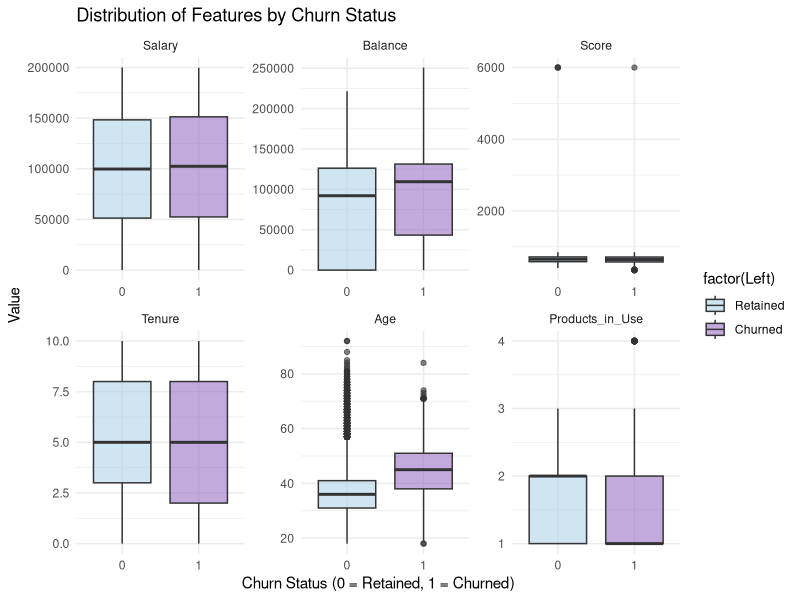
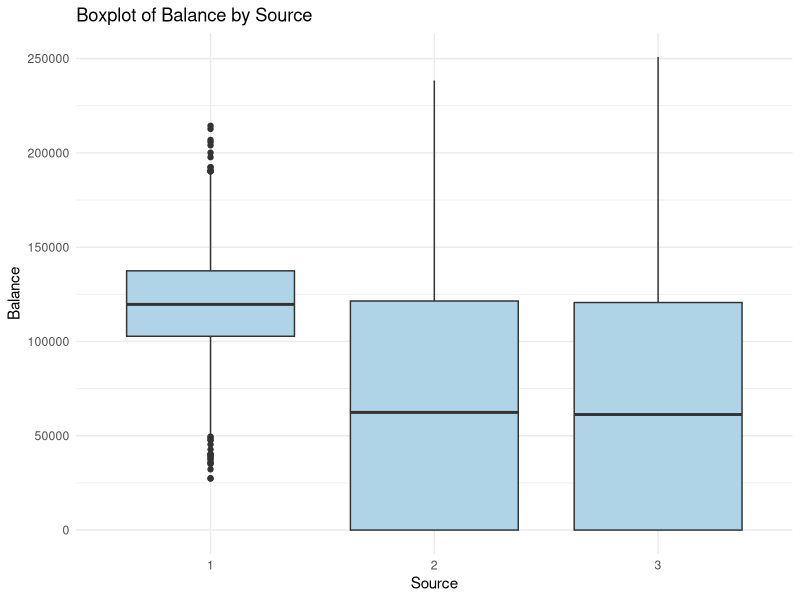
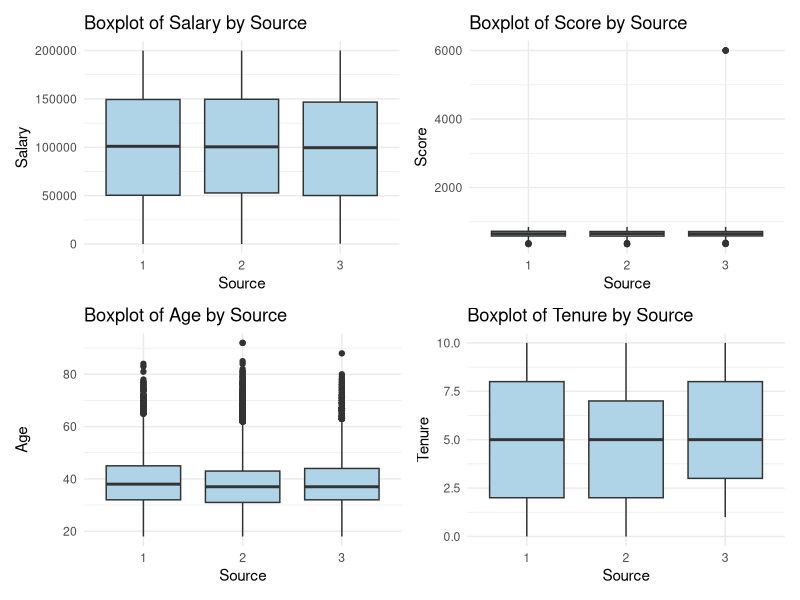
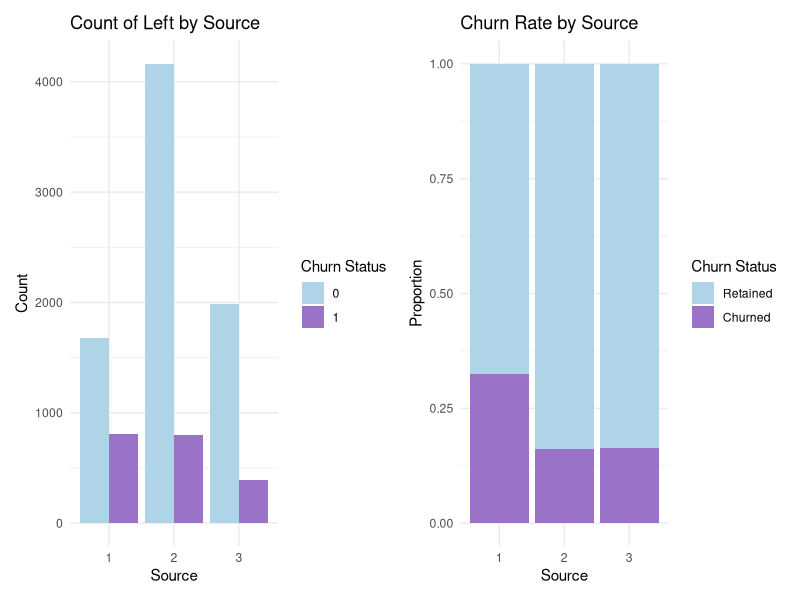
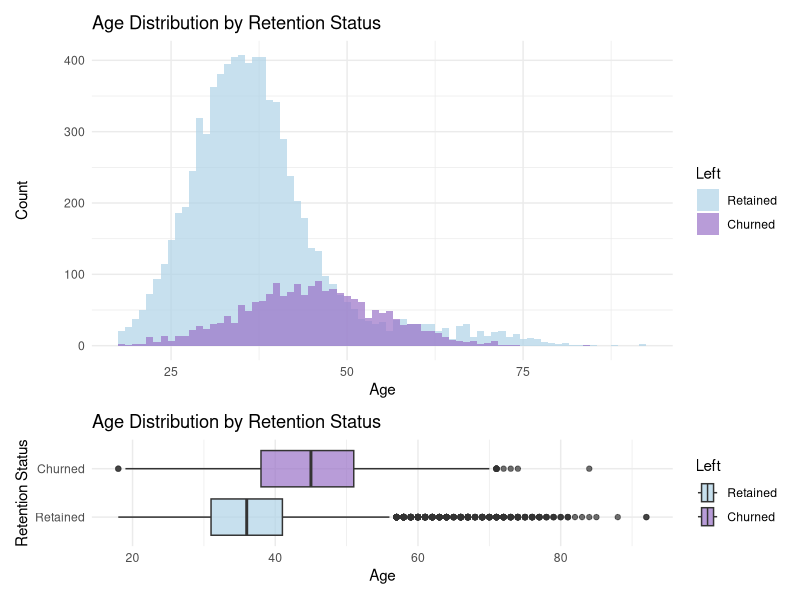
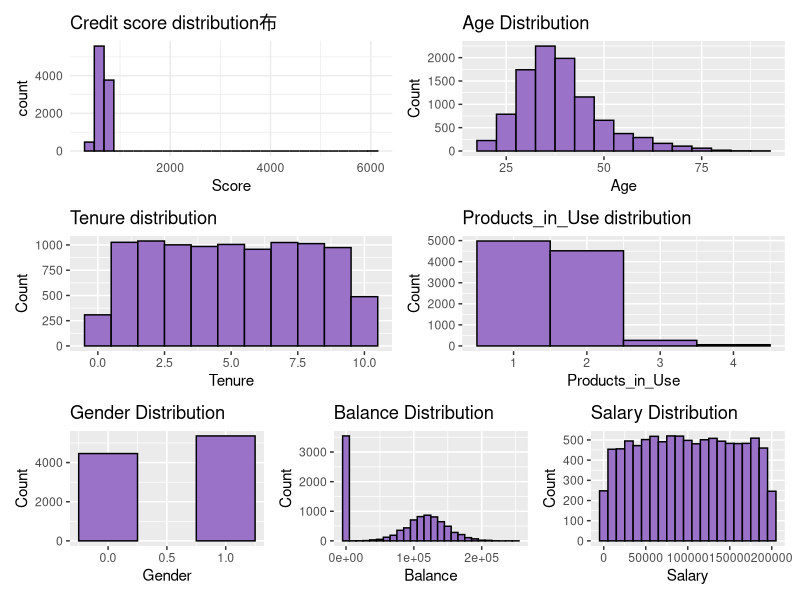
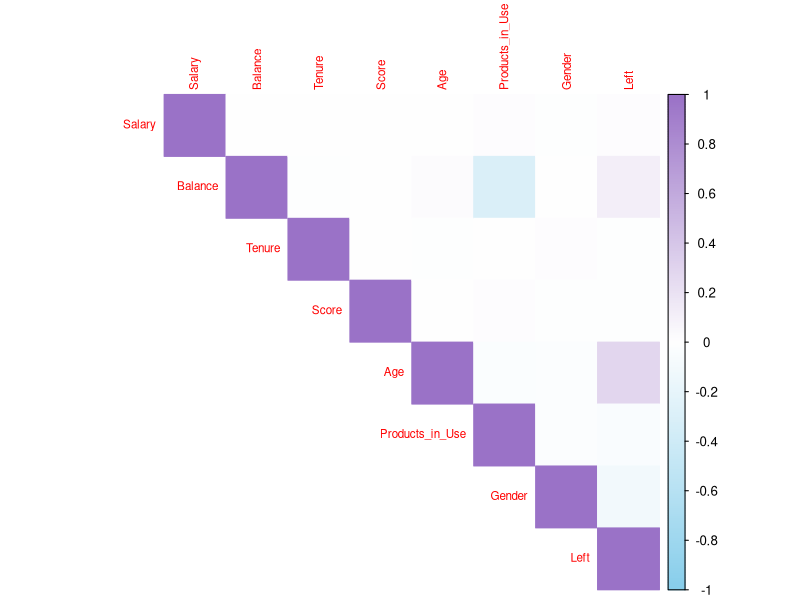
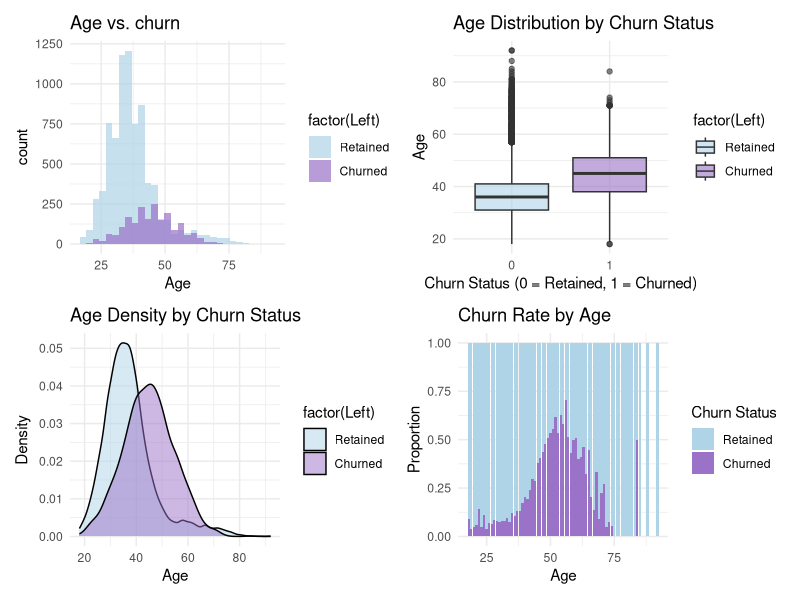

Source code (R) for these figures, in order:
## ---- chunk 1
# Install the necessary packages (if not already installed)
# install.packages("ggplot2")
# install.packages("dplyr")
# install.packages("tidyr")
# install.packages("corrplot")

# Loading libraries
library(ggplot2)
library(patchwork)
library(reshape2)  
library(dplyr)
library(tidyr)
library(corrplot)
## ---- chunk 2
# Reading CSV files
data <- read.csv("output.csv")
# descriptive statistics
#summary(data)
# Select the desired variable
df_selected <- data %>% select(Salary, Balance, Tenure, Score, Age, Products_in_Use)

# Calculate mean, median, standard deviation, etc. for numeric variables
df_selected %>% summarise(across(where(is.numeric), list(mean = mean, median = median, sd = sd)))

## ---- chunk 3

# Select the desired variable
df_selected <- data %>% select(Salary, Balance, Score, Tenure, Age, Products_in_Use, Left)

#  Conversion of data formats (long format)
df_long <- melt(df_selected, id.vars = "Left")

# Draw Facet Grid 
ggplot(df_long, aes(x = factor(Left), y = value, fill = factor(Left))) +
  geom_boxplot(alpha = 0.6) +
  facet_wrap(~ variable, scales = "free") +   
  scale_fill_manual(values = c("#AFD3E7", "#9A72C7"), labels = c("Retained", "Churned")) +
  labs(title = "Distribution of Features by Churn Status",
       x = "Churn Status (0 = Retained, 1 = Churned)",
       y = "Value") +
  theme_minimal()
## ---- chunk 4
# Boxplot for features by branch
#Boxplot of balance
ggplot(data, aes(x = as.factor(Source), y = Balance)) +
  geom_boxplot(fill = "#AFD3E7") +
  labs(title = "Boxplot of Balance by Source",
       x = "Source",
       y = "Balance") +
  theme_minimal()
#Boxplot of Salary
p1 <- ggplot(data, aes(x = as.factor(Source), y = Salary)) +
  geom_boxplot(fill = "#AFD3E7") +
  labs(title = "Boxplot of Salary by Source",
       x = "Source",
       y = "Salary") +
  theme_minimal()
#Boxplot for source
p2 <- ggplot(data, aes(x = as.factor(Source), y = Score)) +
  geom_boxplot(fill = "#AFD3E7") +
  labs(title = "Boxplot of Score by Source",
       x = "Source",
       y = "Score") +
  theme_minimal()
#Boxplot for Age 
p3 <- ggplot(data, aes(x = as.factor(Source), y = Age)) +
  geom_boxplot(fill = "#AFD3E7") +
  labs(title = "Boxplot of Age by Source",
       x = "Source",
       y = "Age") +
  theme_minimal()
#Boxplot for Tenure
p4 <- ggplot(data, aes(x = as.factor(Source), y = Tenure)) +
  geom_boxplot(fill = "#AFD3E7") +
  labs(title = "Boxplot of Tenure by Source",
       x = "Source",
       y = "Tenure") +
  theme_minimal()
#Show charts
(p1 | p2) / (p3 | p4) 

## ---- chunk 5
#Select left data and order by branch
summary_data <- data %>%
  group_by(Source, Left) %>%
  summarise(Count = n(), .groups = 'drop')

# View Statistics
#print(summary_data)

# Count plot for Churned numbers
p1 <- ggplot(summary_data, aes(x = as.factor(Source), y = Count, fill = as.factor(Left))) +
  geom_bar(stat = "identity", position = "dodge") +   
  labs(title = "Count of Left by Source",
       x = "Source",
       y = "Count",
       fill = "Churn Status") +   
  scale_fill_manual(values = c("0" = "#AFD3E7", "1" = "#9A72C7")) +  
  theme_minimal()
#Proportion plot for Churn rate 
p2 <- ggplot(summary_data, aes(x = as.factor(Source), y = Count, fill = as.factor(Left))) +
  geom_bar(stat = "identity", position = "fill") +
  scale_fill_manual(values = c("#AFD3E7", "#9A72C7"), labels = c("Retained", "Churned")) +
  labs(title = "Churn Rate by Source",
       x = "Source",
       y = "Proportion",
       fill = "Churn Status") +
  theme_minimal()

#Show charts
p1|p2

## ---- chunk 6
df <- data
# Convert Left to factor and add labels
df$Left <- factor(df$Left, levels = c(0, 1), labels = c("Retained", "Churned"))


# Histogram (age distribution)
hist_plot <- ggplot(df, aes(x = Age, fill = Left)) +
  geom_histogram(binwidth = 1, alpha = 0.7, position = "identity") +
  scale_fill_manual(values = c("Retained" = "#AFD3E7", "Churned" = "#9A72C7")) +
  labs(title = "Age Distribution by Retention Status",
       x = "Age",
       y = "Count") +
  theme_minimal()


# Box plot (age distribution)
box_plot <- ggplot(df, aes(x = Age, y = Left, fill = Left)) +
  geom_boxplot(alpha = 0.7) +
  scale_fill_manual(values = c("Retained" = "#AFD3E7", "Churned" = "#9A72C7")) +
  labs(title = "Age Distribution by Retention Status",
       x = "Age",
       y = "Retention Status") +
  theme_minimal()

# Combination of hist_plot and box_plot 
combined_plot <- hist_plot / box_plot +
  plot_layout(heights = c(3, 1))  # Adjust the height ratio of the top and bottom images

# Show charts
print(combined_plot)



## ---- chunk 7
# Credit score distribution
p1 <- ggplot(data, aes(x = Score)) + 
  geom_histogram(bins = 30, fill = "#9A72C7",  color = "black") +
  theme_minimal() + ggtitle("Credit score distribution布")
# Age distribution
p2 <- ggplot(data, aes(x = Age)) +
  geom_histogram(binwidth = 5, fill = "#9A72C7", color = "black") +
  labs(title = "Age Distribution", x = "Age", y = "Count")
# Tenure distribution
p3 <- ggplot(data, aes(x = Tenure)) +
  geom_histogram(binwidth = 1, fill = "#9A72C7", color = "black") +
  labs(title = "Tenure distribution", x = "Tenure", y = "Count")

# Products_in_Use distribution
p4 <- ggplot(data, aes(x = Products_in_Use)) +
  geom_histogram(binwidth = 1, fill = "#9A72C7", color = "black") +
  labs(title = "Products_in_Use distribution", x = "Products_in_Use", y = "Count")


# Gender distribution
p5 <- ggplot(data, aes(x = Gender, fill = Gender)) +
  geom_bar(width=0.5,fill = "#9A72C7", color = "black") +
  labs(title = "Gender Distribution", x = "Gender", y = "Count")


# Balance distribution
p6 <- ggplot(data, aes(x = Balance)) +
  geom_histogram(binwidth = 10000, fill = "#9A72C7", color = "black") +
  labs(title = "Balance Distribution", x = "Balance", y = "Count")

# Salary distribution
p7 <- ggplot(data, aes(x = Salary)) +
  geom_histogram(binwidth = 10000, fill = "#9A72C7", color = "black") +
  labs(title = "Salary Distribution", x = "Salary", y = "Count")

#Show charts
(p1 | p2) / (p3 | p4) /( p5|p6| p7)

## ---- chunk 8
# Calculating Correlation
numeric_cols <- data %>% select(Salary, Balance, Tenure, Score, Age, Products_in_Use,Gender, Left)
#Draw the Correlation plot
cor_matrix <- cor(numeric_cols)
corrplot(cor_matrix, method = "color", type = "upper", tl.cex = 0.7,
         col = colorRampPalette(c("skyblue", "white", "#9A72C7"))(200))  # From blue to white to red


## ---- chunk 9
# Age vs. churn
p1 <- ggplot(data, aes(x = Age, fill = factor(Left))) +
  geom_histogram(bins = 30, alpha = 0.7, position = "identity") +
  scale_fill_manual(values = c("#AFD3E7", "#9A72C7"), labels = c("Retained", "Churned")) +
  theme_minimal() + ggtitle("Age vs. churn")


#Age Distribution by Churn Status
p2 <- ggplot(data, aes(x = factor(Left), y = Age, fill = factor(Left))) +
  geom_boxplot(alpha = 0.6) +
  scale_fill_manual(values = c("#AFD3E7", "#9A72C7"), labels = c("Retained", "Churned")) +
  labs(title = "Age Distribution by Churn Status",
       x = "Churn Status (0 = Retained, 1 = Churned)",
       y = "Age") +
  theme_minimal()

#Age Density by Churn Status
p3 <- ggplot(data, aes(x = Age, fill = factor(Left))) +
  geom_density(alpha = 0.5) +
  scale_fill_manual(values = c("#AFD3E7", "#9A72C7"), labels = c("Retained", "Churned")) +
  labs(title = "Age Density by Churn Status",
       x = "Age",
       y = "Density") +
  theme_minimal()

#Proportion of Churn Rate by Age
p4 <- ggplot(data, aes(x = Age, fill = factor(Left))) +
  geom_bar(position = "fill") +
  scale_fill_manual(values = c("#AFD3E7", "#9A72C7"), labels = c("Retained", "Churned")) +
  labs(title = "Churn Rate by Age",
       x = "Age",
       y = "Proportion",
       fill = "Churn Status") +
  theme_minimal()

#Show charts
(p1 | p2) / (p3 | p4) 

## ---- chunk 10
#Salary, Balance, Tenure, Score, Age, Products_in_Use,Left

# Salary vs. churn
p1 <- ggplot(data, aes(x = Salary, fill = factor(Left))) +
  geom_histogram(bins = 25, alpha = 0.7, position = "identity") +
  scale_fill_manual(values = c("#AFD3E7", "#9A72C7"), labels = c("Retained", "Churned")) +
  theme_minimal() + ggtitle("Salary vs. churn")
#Salary Distribution by Churn Status
p2 <- ggplot(data, aes(x = factor(Left), y = Salary, fill = factor(Left))) +
  geom_boxplot(alpha = 0.6) +
  scale_fill_manual(values = c("#AFD3E7", "#9A72C7"), labels = c("Retained", "Churned")) +
  labs(title = "Salary Distribution by Churn Status",
       x = "Churn Status (0 = Retained, 1 = Churned)",
       y = "Salary") +
  theme_minimal()
#Salary Density by Churn Status
p3 <- ggplot(data, aes(x = Salary, fill = factor(Left))) +
  geom_density(alpha = 0.5) +
  scale_fill_manual(values = c("#AFD3E7", "#9A72C7"), labels = c("Retained", "Churned")) +
  labs(title = "Salary Density by Churn Status",
       x = "Salary",
       y = "Density") +
  theme_minimal()

# Five Key Points in Calculating Salary
salary_quantiles <- quantile(data$Salary, probs = c(0, 0.25, 0.50, 0.75, 1), na.rm = TRUE)

# Split the Salary into bins.
data$Salary_Bin <- cut(data$Salary, breaks = seq(0, max(data$Salary, na.rm = TRUE), by = 10000), right = FALSE)

# Salary_Bin values for the four key scales selected (converted to characters to match ggplot)
selected_bins <- unique(as.character(cut(salary_quantiles, 
                                         breaks = seq(0, max(data$Salary, na.rm = TRUE), by = 10000), 
                                         right = FALSE)))
selected_labels <- as.character(round(salary_quantiles, 0))  # Rounding to the nearest whole number to avoid decimals

#Proportion of Churn Rate by Salary
p4 <- ggplot(data, aes(x = Salary_Bin, fill = factor(Left))) +
  geom_bar(position = "fill") +  
  scale_fill_manual(values = c("#AFD3E7", "#9A72C7"), labels = c("Retained", "Churned")) +
  labs(title = "Churn Rate by Salary",
       x = "Salary",
       y = "Proportion",
       fill = "Churn Status") +
  theme_minimal() +
  theme(axis.text.x = element_text(angle = 45, hjust = 1)) +  # Rotate the x-axis scale to prevent overlap
  scale_x_discrete(breaks = selected_bins, labels = selected_labels)  # only show min, 25%, 50%, 75%, max

#Show charts
(p1 |p2)/ (p3|p4)


## ---- chunk 11
#Salary, Balance, Tenure, Score, Age, Products_in_Use,Left

# Balance vs. churn
p1 <- ggplot(data, aes(x = Balance, fill = factor(Left))) +
  geom_histogram(bins = 25, alpha = 0.9, position = "identity") +
  scale_fill_manual(values = c("#AFD3E7", "#9A72C7"), labels = c("Retained", "Churned")) +
  theme_minimal() + ggtitle("Balance vs. churn")
#Balance Distribution by Churn Status
p2 <- ggplot(data, aes(x = factor(Left), y = Balance, fill = factor(Left))) +
  geom_boxplot(alpha = 0.9) +
  scale_fill_manual(values = c("#AFD3E7", "#9A72C7"), labels = c("Retained", "Churned")) +
  labs(title = "Balance Distribution by Churn Status",
       x = "Churn Status (0 = Retained, 1 = Churned)",
       y = "Balance") +
  theme_minimal()
#Balance Density by Churn Status
p3 <- ggplot(data, aes(x = Balance, fill = factor(Left))) +
  geom_density(alpha = 0.9) +
  scale_fill_manual(values = c("#AFD3E7", "#9A72C7"), labels = c("Retained", "Churned")) +
  labs(title = "Balance Density by Churn Status",
       x = "Balance",
       y = "Density") +
  theme_minimal()+
    theme(axis.text.x = element_text(angle = 45, hjust = 1))  # Rotate x-axis labels to prevent overlap


# Three Key Points in Calculating Balance
Balance_quantiles <- quantile(data$Balance, probs = c(0, 0.5, 1), na.rm = TRUE)

# Split the Balance into boxes.
data$Balance_Bin <- cut(data$Balance, breaks = seq(0, max(data$Balance, na.rm = TRUE), by = 10000), right = FALSE)

# Balance values for the 3 key scales selected (converted to characters to match ggplot)
Balance_bins <- unique(as.character(cut(Balance_quantiles, 
                                         breaks = seq(0, max(data$Balance, na.rm = TRUE), by = 10000), 
                                         right = FALSE)))
Balance_labels <- as.character(round(Balance_quantiles, 0))  # Rounding to the nearest whole number to avoid decimals

#Proportion of Churn Rate by Balance
p4 <- ggplot(data, aes(x = Balance_Bin, fill = factor(Left))) +
  geom_bar(position = "fill") +  
  scale_fill_manual(values = c("#AFD3E7", "#9A72C7"), labels = c("Retained", "Churned")) +
  labs(title = "Churn Rate by Balance",
       x = "Balance",
       y = "Proportion",
       fill = "Churn Status") +
  theme_minimal() +
  theme(axis.text.x = element_text(angle = 45, hjust = 1)) + # Rotate x-axis labels to prevent overlap
  scale_x_discrete(breaks = Balance_bins, labels = Balance_labels)  # only show min, 50%, max

#Show charts
(p1 | p3)
(p2 | p4)

## ---- chunk 12
#Salary, Balance, Tenure, Score, Age, Products_in_Use,Left

# Tenure vs. churn
p1 <- ggplot(data, aes(x = Tenure, fill = factor(Left))) +
  geom_histogram( alpha = 0.7, position = "identity") +
  scale_fill_manual(values = c("#AFD3E7", "#9A72C7"), labels = c("Retained", "Churned")) +
  theme_minimal() + ggtitle("Tenure vs. churn")

#Boxplot of Tenure by Churn Status
p2 <- ggplot(data, aes(x = factor(Left), y = Tenure, fill = factor(Left))) +
  geom_boxplot(alpha = 0.7) +
  scale_fill_manual(values = c("#AFD3E7", "#9A72C7"), labels = c("Retained", "Churned")) +
  labs(title = "Tenure by Churn Status",
       x = "Churn Status (0 = Retained, 1 = Churned)",
       y = "Tenure") +
  theme_minimal()

#Tenure Density by Churn Status
p3 <- ggplot(data, aes(x = Tenure, fill = factor(Left))) +
  geom_density(alpha = 0.5) +
  scale_fill_manual(values = c("#AFD3E7", "#9A72C7"), labels = c("Retained", "Churned")) +
  labs(title = "Tenure Density by Churn Status",
       x = "Tenure",
       y = "Density") +
  theme_minimal()
#Proportion of Churn Rate by Tenure
p4 <- ggplot(data, aes(x = Tenure, fill = factor(Left))) +
  geom_bar(position = "fill") +
  scale_fill_manual(values = c("#AFD3E7", "#9A72C7"), labels = c("Retained", "Churned")) +
  labs(title = "Churn Rate by Tenure",
       x = "Tenure",
       y = "Proportion",
       fill = "Churn Status") +
  theme_minimal()
#Show charts
(p1 | p4) /(p3 | p2)
## ---- chunk 13
#Salary, Balance, Tenure, Score, Age, Products_in_Use,Left

# Score vs. churn
p1 <- ggplot(data, aes(x = Score, fill = factor(Left))) +
  geom_histogram(bins = 25, alpha = 0.7, position = "identity") +
  scale_fill_manual(values = c("#AFD3E7", "#9A72C7"), labels = c("Retained", "Churned")) +
  theme_minimal() + ggtitle("Score vs. churn")
# Score Distribution by Churn Status
p2 <- ggplot(data, aes(x = factor(Left), y = Score, fill = factor(Left))) +
  geom_boxplot(alpha = 0.7) +
  scale_fill_manual(values = c("#AFD3E7", "#9A72C7"), labels = c("Retained", "Churned")) +
  labs(title = "Score Distribution by Churn Status",
       x = "Churn Status (0 = Retained, 1 = Churned)",
       y = "Score") +
  theme_minimal()

# Score Density by Churn Status
p3 <- ggplot(data, aes(x = Score, fill = factor(Left))) +
  geom_density(alpha = 0.5) +
  scale_fill_manual(values = c("#AFD3E7", "#9A72C7"), labels = c("Retained", "Churned")) +
  labs(title = "Score Density by Churn Status",
       x = "Score",
       y = "Density") +
  theme_minimal()
# Choose Six Key Points in Calculating Score
score_quantiles <- quantile(data$Score, probs = c(0, 0.2,0.4,0.6,0.8,1), na.rm = TRUE)
# Split the Score data
data <- data %>%
  mutate(Score_Binned = cut(Score, breaks = 20))
score_bins <- unique(as.character(cut(score_quantiles, breaks = 20)))
#Proportion of Churn Rate by Score
p4 <- ggplot(data, aes(x = Score_Binned, fill = factor(Left))) +
  geom_bar(position = "fill") +  # Make the data in each Score_Binned proportional
  scale_fill_manual(values = c("#AFD3E7", "#9A72C7"), labels = c("Retained", "Churned")) +
  labs(title = "Churn Rate by Score",
       x = "Score (Binned)",
       y = "Proportion",
       fill = "Churn Status") +
  theme_minimal() +
  theme(axis.text.x = element_text(angle = 45, hjust = 1))+  # Rotate x-axis labels to prevent overlap
  scale_x_discrete(breaks = score_bins)   
# Show charts
(p1 | p4) /(p3 | p2)
p4


## ---- chunk 14
#Products_in_Use vs Left
data$Products_in_Use <- as.factor(data$Products_in_Use)

#Bar plot for products_in_Use
p1 <- ggplot(data, aes(x = Products_in_Use, fill = factor(Left))) +
  geom_bar(position = "stack") +  
  scale_fill_manual(values = c("#AFD3E7", "#9A72C7"), labels = c("Retained", "Churned")) +
  theme_minimal() + 
  ggtitle("Products num vs. churn")

#Products_in_Use Density by Churn Status
p2 <- ggplot(data, aes(x = Products_in_Use, fill = factor(Left))) +
  geom_density(alpha = 0.5) +
  scale_fill_manual(values = c("#AFD3E7", "#9A72C7"), labels = c("Retained", "Churned")) +
  labs(title = "Products_in_Use Density by Churn Status",
       x = "Salary",
       y = "Density") +
  theme_minimal()
# Proportion of Churn Rate by Products_in_Use
p3 <- ggplot(data, aes(x = Products_in_Use, fill = factor(Left))) +
  geom_bar(position = "fill") +
  scale_fill_manual(values = c("#AFD3E7", "#9A72C7"), labels = c("Retained", "Churned")) +
  labs(title = "Churn Rate by Products_in_Use",
       x = "Products_in_Use",
       y = "Proportion",
       fill = "Churn Status") +
  theme_minimal()
#Show charts
p1 | (p2 / p3)

## ---- chunk 15
# gender vs. churn

#Churn Distribution by Gender
p1 <- ggplot(data, aes(x = factor(Gender), fill = factor(Left))) +
  geom_bar(position = "dodge") +
  scale_fill_manual(values = c("#AFD3E7", "#9A72C7"), labels = c("Retained", "Churned")) +
  labs(title = "Churn Distribution by Gender",
       x = "Gender(0 = female, 1 = male)",
       y = "Count",
       fill = "Churn Status") +
  theme_minimal()
#Proportion plot of Churn Rate by Gender
p2 <- ggplot(data, aes(x = factor(Gender), fill = factor(Left))) +
  geom_bar(position = "fill") +
  scale_fill_manual(values = c("#AFD3E7", "#9A72C7"), labels = c("Retained", "Churned")) +
  labs(title = "Churn Rate by Gender",
       x = "Gender(0 = female, 1 = male)",
       y = "Proportion",
       fill = "Churn Status") +
  theme_minimal()
#Show charts
p1|p2

